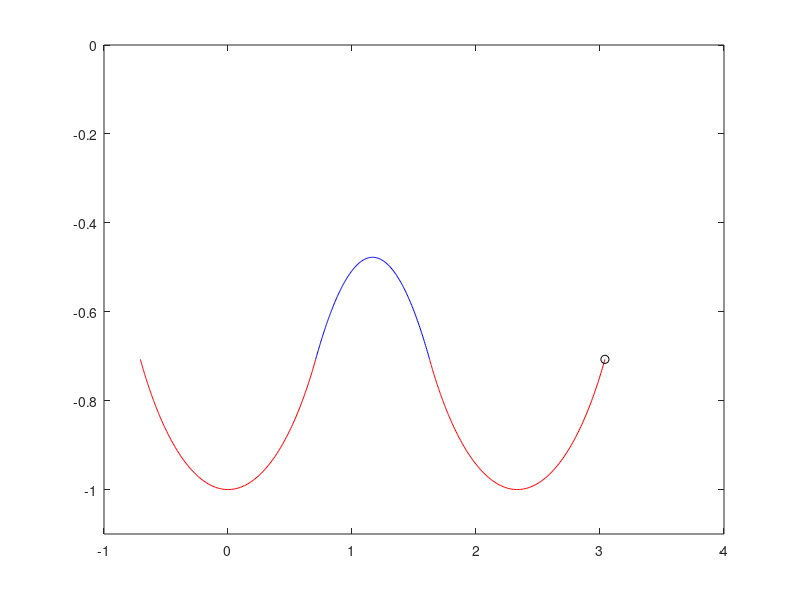

This chart was generated by the following MATLAB code:
function BrachiationP

L=1;
g=9.8;
theta0=-pi/4; dtheta0=3;
p0=[theta0;dtheta0];

Poptions=odeset('Events',@Pevents,'Refine',50);
Aoptions=odeset('Events',@Aevents,'Refine',50);

[t,Y]=ode45(@P,[0 10],p0,Poptions); 
tf=t(end); Yend=Y(end,:); X2=L*sin(Yend(1));

xPlot1=L*sin(Y(:,1));
yPlot1=-L*cos(Y(:,1));

x0=L*sin(Yend(1)); y0=-L*cos(Yend(1));
xv0=L*Yend(2)*cos(Yend(1)); yv0=L*Yend(2)*sin(Yend(1));
a0=[x0;y0;xv0;yv0];

[t,Y]=ode45(@B,[tf tf+10],a0,Aoptions);
tf=t(end); Yend=Y(end,:); X3=Yend(1);

xPlot2=Y(:,1);
yPlot2=Y(:,2);

theta0=-acos(-Yend(2)/L);
dtheta0=(Yend(3)*cos(theta0) + Yend(4)*sin(theta0))/L;
p0=[theta0;dtheta0];

[~,Y]=ode45(@P,[tf tf+10],p0,Poptions); 

xPlot3=L*sin(Y(:,1))+X2+X3;
yPlot3=-L*cos(Y(:,1));

BPlotx=[xPlot1;xPlot2;xPlot3];
BPloty=[yPlot1;yPlot2;yPlot3];
N=length([xPlot1;xPlot2;xPlot3]);

for i=1:N
clf
plot(xPlot1,yPlot1,'r',xPlot2,yPlot2,'b',xPlot3,yPlot3,'r',BPlotx(i),BPloty(i),'k-o')
axis([-1 4 -1.1 0])
drawnow
end

% for i=1:length(t)
% clf
% plot(L*sin(Y(i,1)), -L*cos(Y(i,1)), 'r-o')
% drawnow
% end

function Z=P(~,u)
u1= u(2);
u2= (-g/L)*sin(u(1));
Z=[u1;u2];
end

function Z=B(~,u)
Z=[u(3);u(4);0;-g];
end

function [T,isterminal,direction]=Pevents(~,u)
T= theta0 + u(1);
isterminal=1;
direction=0;
end

function [H,isterminal,direction]=Aevents(~,u)
H=u(2)-y0;
isterminal=1;
direction=0;
end

end